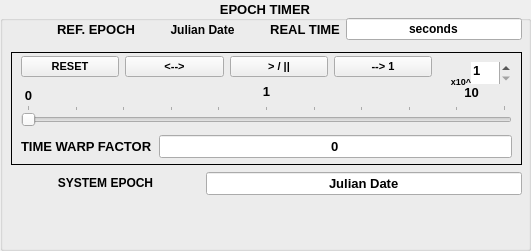
  <widget class="QGroupBox" name="groupBox">
   <property name="geometry">
    <rect>
     <x>10</x>
     <y>10</y>
     <width>531</width>
     <height>251</height>
    </rect>
   </property>
   <property name="font">
    <font>
     <pointsize>10</pointsize>
     <weight>75</weight>
     <bold>true</bold>
    </font>
   </property>
   <property name="title">
    <string>EPOCH TIMER</string>
   </property>
   <property name="alignment">
    <set>Qt::AlignCenter</set>
   </property>
   <widget class="QWidget" name="layoutWidget">
    <property name="geometry">
     <rect>
      <x>11</x>
      <y>172</y>
      <width>511</width>
      <height>71</height>
     </rect>
    </property>
    <layout class="QHBoxLayout" name="hlo_sys_epoch" stretch="3,5">
     <property name="sizeConstraint">
      <enum>QLayout::SetMaximumSize</enum>
     </property>
     <item>
      <widget class="QLabel" name="lf_sys_epoch">
       <property name="font">
        <font>
         <pointsize>12</pointsize>
         <kerning>true</kerning>
        </font>
       </property>
       <property name="text">
        <string>&lt;html&gt;&lt;head/&gt;&lt;body&gt;&lt;p&gt;&lt;span style=&quot; font-size:9pt; font-weight:600;&quot;&gt;SYSTEM EPOCH&lt;/span&gt;&lt;/p&gt;&lt;/body&gt;&lt;/html&gt;</string>
       </property>
       <property name="textFormat">
        <enum>Qt::AutoText</enum>
       </property>
       <property name="alignment">
        <set>Qt::AlignCenter</set>
       </property>
      </widget>
     </item>
     <item>
      <widget class="QLineEdit" name="time_sys_epoch">
       <property name="text">
        <string>Julian Date</string>
       </property>
       <property name="alignment">
        <set>Qt::AlignCenter</set>
       </property>
      </widget>
     </item>
    </layout>
   </widget>
   <widget class="QFrame" name="fra_twarp">
    <property name="geometry">
     <rect>
      <x>11</x>
      <y>52</y>
      <width>511</width>
      <height>113</height>
     </rect>
    </property>
    <property name="sizePolicy">
     <sizepolicy hsizetype="Preferred" vsizetype="MinimumExpanding">
      <horstretch>0</horstretch>
      <verstretch>0</verstretch>
     </sizepolicy>
    </property>
    <property name="frameShape">
     <enum>QFrame::Box</enum>
    </property>
    <property name="frameShadow">
     <enum>QFrame::Plain</enum>
    </property>
    <widget class="QSlider" name="time_slider">
     <property name="geometry">
      <rect>
       <x>10</x>
       <y>53</y>
       <width>491</width>
       <height>21</height>
      </rect>
     </property>
     <property name="minimum">
      <number>0</number>
     </property>
     <property name="maximum">
      <number>10</number>
     </property>
     <property name="pageStep">
      <number>2</number>
     </property>
     <property name="value">
      <number>0</number>
     </property>
     <property name="tracking">
      <bool>true</bool>
     </property>
     <property name="orientation">
      <enum>Qt::Horizontal</enum>
     </property>
     <property name="invertedAppearance">
      <bool>false</bool>
     </property>
     <property name="invertedControls">
      <bool>true</bool>
     </property>
     <property name="tickPosition">
      <enum>QSlider::TicksAbove</enum>
     </property>
     <property name="tickInterval">
      <number>1</number>
     </property>
    </widget>
    <widget class="QLabel" name="time_wmid">
     <property name="geometry">
      <rect>
       <x>245</x>
       <y>30</y>
       <width>21</width>
       <height>20</height>
      </rect>
     </property>
     <property name="text">
      <string>&lt;html&gt;&lt;head/&gt;&lt;body&gt;&lt;p&gt;&lt;span style=&quot; font-weight:600;&quot;&gt;1&lt;/span&gt;&lt;/p&gt;&lt;/body&gt;&lt;/html&gt;</string>
     </property>
     <property name="alignment">
      <set>Qt::AlignCenter</set>
     </property>
    </widget>
    <widget class="QLabel" name="time_wmin">
     <property name="geometry">
      <rect>
       <x>7</x>
       <y>33</y>
       <width>21</width>
       <height>21</height>
      </rect>
     </property>
     <property name="text">
      <string>&lt;html&gt;&lt;head/&gt;&lt;body&gt;&lt;p&gt;&lt;span style=&quot; font-weight:600;&quot;&gt;0&lt;/span&gt;&lt;/p&gt;&lt;/body&gt;&lt;/html&gt;</string>
     </property>
     <property name="alignment">
      <set>Qt::AlignCenter</set>
     </property>
    </widget>
    <widget class="QLabel" name="time_wmax">
     <property name="geometry">
      <rect>
       <x>430</x>
       <y>30</y>
       <width>61</width>
       <height>21</height>
      </rect>
     </property>
     <property name="text">
      <string>&lt;html&gt;&lt;head/&gt;&lt;body&gt;&lt;p&gt;&lt;span style=&quot; font-weight:600;&quot;&gt;10&lt;/span&gt;&lt;/p&gt;&lt;/body&gt;&lt;/html&gt;</string>
     </property>
     <property name="alignment">
      <set>Qt::AlignCenter</set>
     </property>
    </widget>
    <widget class="QWidget" name="layoutWidget">
     <property name="geometry">
      <rect>
       <x>10</x>
       <y>80</y>
       <width>491</width>
       <height>29</height>
      </rect>
     </property>
     <layout class="QHBoxLayout" name="horizontalLayout">
      <item>
       <widget class="QLabel" name="lf_twarp">
        <property name="text">
         <string>&lt;html&gt;&lt;head/&gt;&lt;body&gt;&lt;p&gt;&lt;span style=&quot; font-weight:600;&quot;&gt;TIME WARP FACTOR&lt;/span&gt;&lt;/p&gt;&lt;/body&gt;&lt;/html&gt;</string>
        </property>
       </widget>
      </item>
      <item>
       <widget class="QLineEdit" name="time_warp">
        <property name="font">
         <font>
          <pointsize>10</pointsize>
          <weight>75</weight>
          <bold>true</bold>
         </font>
        </property>
        <property name="text">
         <string>0</string>
        </property>
        <property name="alignment">
         <set>Qt::AlignCenter</set>
        </property>
       </widget>
      </item>
     </layout>
    </widget>
    <widget class="QLabel" name="lf_exp">
     <property name="geometry">
      <rect>
       <x>427</x>
       <y>19</y>
       <width>33</width>
       <height>16</height>
      </rect>
     </property>
     <property name="text">
      <string>&lt;html&gt;&lt;head/&gt;&lt;body&gt;&lt;p&gt;&lt;span style=&quot; font-size:7pt; font-weight:600;&quot;&gt;x10^&lt;/span&gt;&lt;/p&gt;&lt;/body&gt;&lt;/html&gt;</string>
     </property>
     <property name="alignment">
      <set>Qt::AlignBottom|Qt::AlignRight|Qt::AlignTrailing</set>
     </property>
    </widget>
    <widget class="QSpinBox" name="time_wexp">
     <property name="geometry">
      <rect>
       <x>460</x>
       <y>10</y>
       <width>40</width>
       <height>22</height>
      </rect>
     </property>
     <property name="frame">
      <bool>false</bool>
     </property>
     <property name="alignment">
      <set>Qt::AlignLeading|Qt::AlignLeft|Qt::AlignTop</set>
     </property>
     <property name="minimum">
      <number>1</number>
     </property>
     <property name="maximum">
      <number>9</number>
     </property>
    </widget>
    <widget class="QWidget" name="layoutWidget">
     <property name="geometry">
      <rect>
       <x>10</x>
       <y>0</y>
       <width>411</width>
       <height>30</height>
      </rect>
     </property>
     <layout class="QHBoxLayout" name="horizontalLayout_5" stretch="1,1,1,1">
      <item>
       <widget class="QPushButton" name="btn_stop_reset">
        <property name="sizePolicy">
         <sizepolicy hsizetype="MinimumExpanding" vsizetype="Fixed">
          <horstretch>0</horstretch>
          <verstretch>0</verstretch>
         </sizepolicy>
        </property>
        <property name="font">
         <font>
          <pointsize>8</pointsize>
         </font>
        </property>
        <property name="text">
         <string>RESET</string>
        </property>
       </widget>
      </item>
      <item>
       <widget class="QPushButton" name="btn_reverse">
        <property name="font">
         <font>
          <pointsize>8</pointsize>
         </font>
        </property>
        <property name="text">
         <string>&lt;--&gt;</string>
        </property>
       </widget>
      </item>
      <item>
       <widget class="QPushButton" name="btn_play_pause">
        <property name="font">
         <font>
          <pointsize>8</pointsize>
         </font>
        </property>
        <property name="text">
         <string>&gt; / ||</string>
        </property>
       </widget>
      </item>
      <item>
       <widget class="QPushButton" name="btn_real_twarp">
        <property name="font">
         <font>
          <pointsize>8</pointsize>
         </font>
        </property>
        <property name="text">
         <string>--&gt; 1</string>
        </property>
       </widget>
      </item>
     </layout>
    </widget>
   </widget>
   <widget class="QWidget" name="layoutWidget">
    <property name="geometry">
     <rect>
      <x>11</x>
      <y>14</y>
      <width>511</width>
      <height>31</height>
     </rect>
    </property>
    <layout class="QHBoxLayout" name="ref_times" stretch="1,1">
     <property name="sizeConstraint">
      <enum>QLayout::SetMinimumSize</enum>
     </property>
     <item>
      <layout class="QHBoxLayout" name="hlo_ref_epoch">
       <item>
        <widget class="QLabel" name="lf_ref_epoch">
         <property name="text">
          <string>&lt;html&gt;&lt;head/&gt;&lt;body&gt;&lt;p&gt;&lt;span style=&quot; font-weight:600;&quot;&gt;REF. EPOCH&lt;/span&gt;&lt;/p&gt;&lt;/body&gt;&lt;/html&gt;</string>
         </property>
         <property name="alignment">
          <set>Qt::AlignRight|Qt::AlignTrailing|Qt::AlignVCenter</set>
         </property>
        </widget>
       </item>
       <item>
        <widget class="QLabel" name="time_ref_epoch">
         <property name="font">
          <font>
           <pointsize>9</pointsize>
           <weight>75</weight>
           <bold>true</bold>
          </font>
         </property>
         <property name="text">
          <string>Julian Date</string>
         </property>
         <property name="alignment">
          <set>Qt::AlignCenter</set>
         </property>
        </widget>
       </item>
      </layout>
     </item>
     <item>
      <layout class="QHBoxLayout" name="hlo_elapsed">
       <item>
        <widget class="QLabel" name="lf_elapsed">
         <property name="text">
          <string>&lt;html&gt;&lt;head/&gt;&lt;body&gt;&lt;p&gt;&lt;span style=&quot; font-weight:600;&quot;&gt;REAL TIME&lt;/span&gt;&lt;/p&gt;&lt;/body&gt;&lt;/html&gt;</string>
         </property>
         <property name="alignment">
          <set>Qt::AlignCenter</set>
         </property>
        </widget>
       </item>
       <item>
        <widget class="QLineEdit" name="time_elapsed">
         <property name="font">
          <font>
           <pointsize>9</pointsize>
           <weight>75</weight>
           <bold>true</bold>
          </font>
         </property>
         <property name="text">
          <string>seconds</string>
         </property>
         <property name="alignment">
          <set>Qt::AlignCenter</set>
         </property>
        </widget>
       </item>
      </layout>
     </item>
    </layout>
   </widget>
  </widget>
